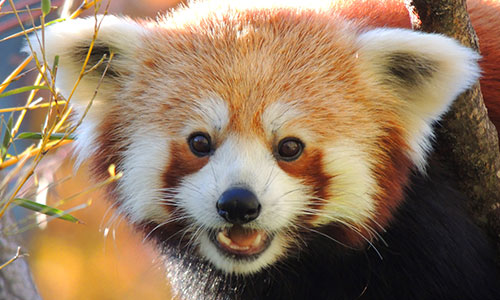
#> input picture 2) Loading images – OpenCV 3.4 with python 3 Tutorial 1/red_panda.jpg, 500 x 300 px, given in place of the camera
$ python 'Remove background.py'
#> lines starting #> are read from the running program, lines starting #| are printed output that depends on the picture; after the words box and inside, x2 and y2 are one past the last pixel; in counts of white or black regions, pixels touching at a corner belong together
#https://pysource.com/2017/06/02/tutorial-remove-background-opencv-3-2-with-python-3/

import cv2
import numpy as np

cap = cv2.VideoCapture(0)

panel = np.zeros([100, 700], np.uint8)
cv2.namedWindow('panel')

def nothing(x):
    pass

cv2.createTrackbar('L – h', 'panel', 0, 179, nothing)
#> slider 'L – h' is set to 35
cv2.createTrackbar('U – h', 'panel', 179, 179, nothing)

cv2.createTrackbar('L – s', 'panel', 0, 255, nothing)
#> slider 'L – s' is set to 51
cv2.createTrackbar('U – s', 'panel', 255, 255, nothing)

cv2.createTrackbar('L – v', 'panel', 0, 255, nothing)
#> slider 'L – v' is set to 51
cv2.createTrackbar('U – v', 'panel', 255, 255, nothing)

cv2.createTrackbar('S ROWS', 'panel', 0, 480, nothing)
#> slider 'S ROWS' is set to 100
cv2.createTrackbar('E ROWS', 'panel', 480, 480, nothing)
cv2.createTrackbar('S COL', 'panel', 0, 640, nothing)
#> slider 'S COL' is set to 100
cv2.createTrackbar('E COL', 'panel', 640, 640, nothing)

while True:
    _, frame = cap.read()
#> frame is the input picture: shape (300, 500, 3); mean B, G, R 96.8, 121.6, 146.7

    s_r = cv2.getTrackbarPos('S ROWS', 'panel')
    e_r = cv2.getTrackbarPos('E ROWS', 'panel')
    s_c = cv2.getTrackbarPos('S COL', 'panel')
    e_c = cv2.getTrackbarPos('E COL', 'panel')

    roi = frame[s_r: e_r, s_c: e_c]
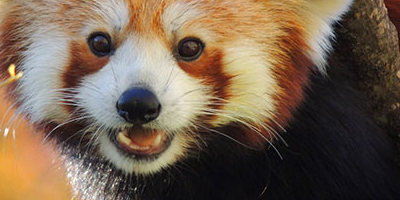
#> roi: shape (200, 400, 3); mean B, G, R 78.7, 96.8, 115.3

    hsv = cv2.cvtColor(roi, cv2.COLOR_BGR2HSV)
#> hsv: shape (200, 400, 3); mean H, S, V 49.9, 82, 117.4

    l_h = cv2.getTrackbarPos('L – h', 'panel')
    u_h = cv2.getTrackbarPos('U – h', 'panel')
    l_s = cv2.getTrackbarPos('L – s', 'panel')
    u_s = cv2.getTrackbarPos('U – s', 'panel')
    l_v = cv2.getTrackbarPos('L – v', 'panel')
    u_v = cv2.getTrackbarPos('U – v', 'panel')

    lower_green = np.array([l_h, l_s, l_v])
    upper_green = np.array([u_h, u_s, u_v])

    mask = cv2.inRange(hsv, lower_green, upper_green)
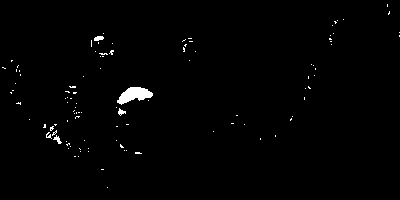
#> mask: shape (200, 400); 1% white; 105 white regions (100 under 20 px), largest, box (x1, y1, x2, y2) and area: (117, 87, 153, 105) 371, (94, 36, 104, 41) 39, (53, 135, 62, 144) 35, (118, 108, 126, 116) 33, (46, 132, 52, 139) 20
    mask_inv = cv2.bitwise_not(mask)

    bg = cv2.bitwise_and(roi, roi, mask=mask)
    fg = cv2.bitwise_and(roi, roi, mask=mask_inv)

    cv2.imshow('bg', bg)
    cv2.imshow('fg', fg)

    cv2.imshow('panel', panel)

    k = cv2.waitKey(30)
#> (key Esc is pressed here)
    if k == 27:
        break

cap.release()
cv2.destroyAllWindows()
